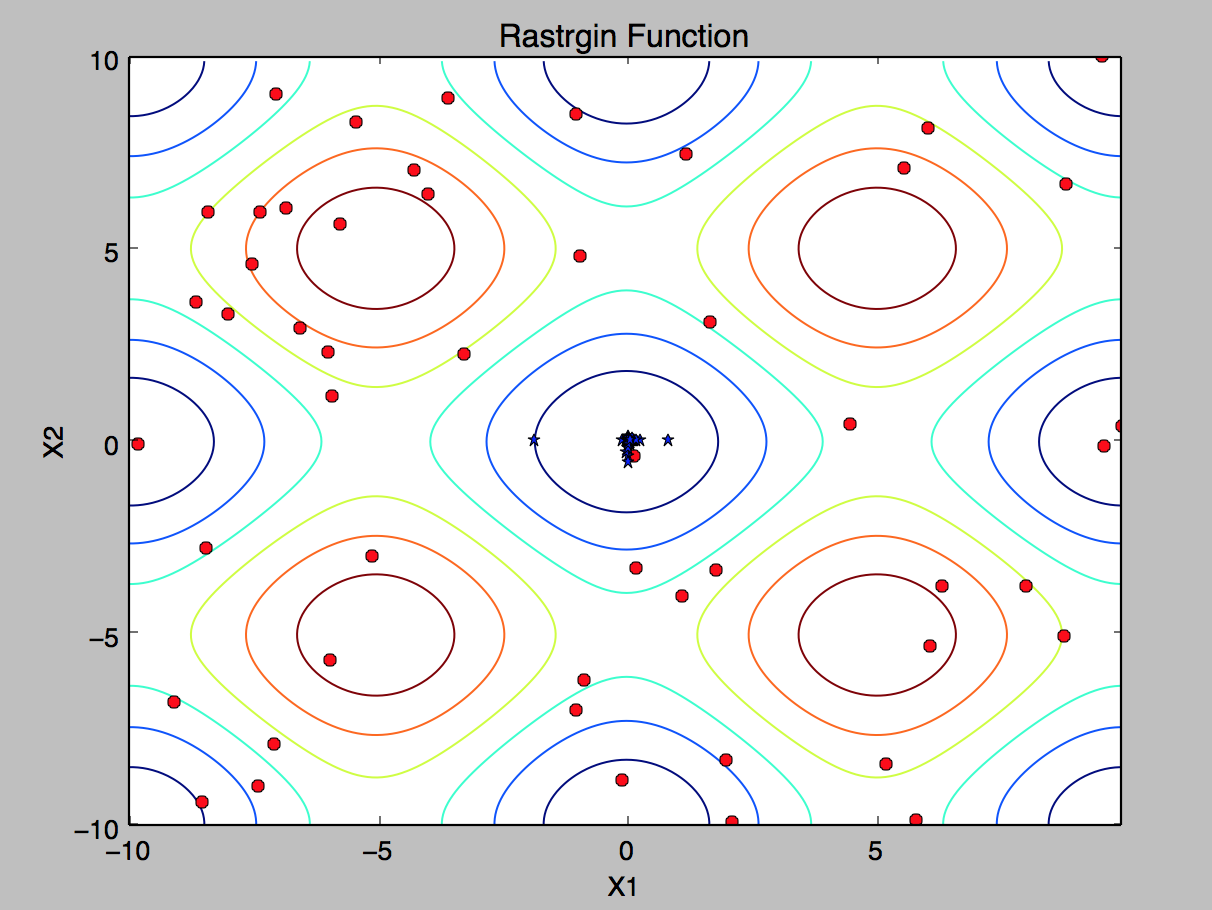

This figure's Python source:
import matplotlib.pyplot as plt
import numpy as np
import sys

import numpy as np
def func(x1, x2):
    return -20 - 0.01*x1**2 - 0.01*x2**2 \
           + 10*(np.cos(0.2*np.pi*x1)+np.cos(0.2*np.pi*x2))


def plotContour(ax, xlim, ylim):
    delta = 0.1
    x = np.arange(xlim[0], xlim[1], delta)
    y = np.arange(ylim[0], ylim[1], delta)
    X1, X2 = np.meshgrid(x, y)
    Z = func(X1,X2)
    ax.set_title("Rastrgin Function")
    ax.set_xlabel("X1")
    ax.set_ylabel("X2")
    cs = ax.contour(X1, X2, Z)
    return cs

def getGbest(p0, p1):
    # find the global best from the personal best.
    f = []
    for i in range(len(p0)):
        f.append(func(p0[i], p1[i]))
    gBest = min(f)
    ind = np.argmin(f)
    g0 = p0[ind]
    g1 = p1[ind]

    return gBest, g0, g1

def init(ax, n):
    #n = 100
    x0 = 20* (np.random.rand(n)-0.5)
    x1 = 20* (np.random.rand(n)-0.5)
    # personal best
    p0 = x0
    p1 = x1


    v0 = 0.1*np.random.rand(n)
    v1 = 0.1*np.random.rand(n)
    gBest, g0, g1 = getGbest(p0, p1)
    ax.plot(x0, x1, 'or')
    pBest = []
    for i in range(n):
        pBest.append(func(x0[i], x1[i]))
    return x0, x1, v0, v1, p0,p1,pBest, g0, g1, gBest

def getBestPlot(x0_dec, x1_dec):

    f = []
    for i in range(len(x0_dec)):
        f.append(func(x0_dec[i], x1_dec[i]))
    best = min(f)
    worst = max(f)
    ave = np.mean(f)
    ind = np.argmin(f)
    return ind, best, worst, ave




def pmo(ax):
    n =50
    c1 = 2.01
    c2 = 2.09

    bestList = []
    worstList = []
    aveList = []
    counter = []
    x0, x1, v0, v1, p0,p1,pBest,  g0, g1, gBest  = init(ax, n )

    k = 0.729


    for i in range(20):

        r0 = np.random.rand(n)
        r1 = np.random.rand(n)
        s0 = np.random.rand(n)
        s1 = np.random.rand(n)
        for j in range(n):
            v0[j] = k*(v0[j] + c1*r0[j]*(p0[j]-x0[j])+ c2*s0[j]*(g0-x0[j]))
            v1[j] = k*(v1[j] + c1*r1[j]*(p1[j]-x1[j])+ c2*s1[j]*(g1-x1[j]))
            x0[j] = x0[j] + v0[j]
            x1[j] = x1[j] + v1[j]
            val = func(x0[j], x1[j])
            if val<= pBest[j]:
                pBest[j] = val
                p0[j] = x0[j]
                p1[j] = x1[j]


        gCurrBest, g0Curr, g1Curr = getGbest(p0, p1)
        #print g0Curr, g1Curr,gCurrBest, func(g0Curr, g1Curr)
        if gCurrBest < gBest:
            gBest = gCurrBest
            g0 = g0Curr
            g1 = g1Curr
            print "gBest", g0, g1, gBest, func(g0, g1)

        ind, best, worst, ave  = getBestPlot(x0, x1)
        counter.append(i+1)
        bestList.append(best)
        worstList.append(worst)
        aveList.append(ave)


    ax.plot(x0, x1, "*b")
    fig2 = plt.figure()
    ax1 = fig2.add_subplot(111)
    ax1.plot(counter, bestList, '-o',label='best')
    ax1.plot(counter, aveList, '-*', label = 'average')
    ax1.plot(counter, worstList, '--', label='worst')
    ax1.set_xlabel("Generations")
    ax1.set_ylabel("Objective Function Value")
    ax1.set_title("PSO algorithm")
    ax1.legend()
    plt.show()





def main():
    f, (ax) = plt.subplots(1,1, sharex=False)
    plotContour(ax, [-10,10] , [-10,10])
    pmo(ax)
    plt.show()


if  __name__ == "__main__":
    main()
